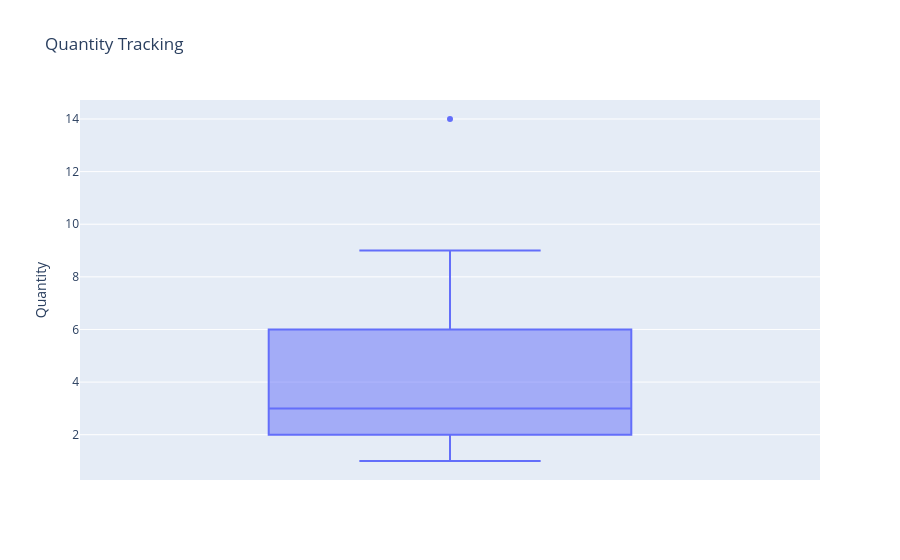

Notebook code for this chart:
### Code cell
fig=px.box(df.head(50),y='Quantity',title='Quantity Tracking')
fig.show()

### Figure 1 — Plotly figure (JSON) as saved in the notebook; plotly's stock layout.template omitted (floating-point values rounded to 4 significant figures)
{"data": [{"alignmentgroup": "True", "hovertemplate": "Quantity=%{y}<extra></extra>", "legendgroup": "", "marker": {"color": "#636efa"}, "name": "", "notched": false, "offsetgroup": "", "orientation": "v", "showlegend": false, "type": "box", "x0": " ", "xaxis": "x", "y": [2, 3, 5, 7, 9, 2, 3, 7, 3, 5, 3, 3, 2, 1, 5, 4, 5, 8, 2, 3, 5, 2, 3, 7, 3, 2, 3, 3, 3, 6, 2, 3, 14, 2, 4, 8, 2, 9, 7, 7, 4, 3, 2, 7, 5, 4, 5, 2, 8, 2], "y0": " ", "yaxis": "y"}], "layout": {"boxmode": "group", "legend": {"tracegroupgap": 0}, "title": {"text": "Quantity Tracking"}, "xaxis": {"anchor": "y", "domain": [0, 1]}, "yaxis": {"anchor": "x", "domain": [0, 1], "title": {"text": "Quantity"}}}}
